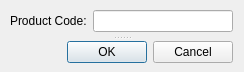
<?xml version="1.0" encoding="UTF-8"?>
<ui version="4.0">
 <class>Dialog</class>
 <widget class="QDialog" name="Dialog">
  <property name="geometry">
   <rect>
    <x>0</x>
    <y>0</y>
    <width>244</width>
    <height>72</height>
   </rect>
  </property>
  <property name="minimumSize">
   <size>
    <width>244</width>
    <height>72</height>
   </size>
  </property>
  <property name="maximumSize">
   <size>
    <width>244</width>
    <height>72</height>
   </size>
  </property>
  <property name="windowTitle">
   <string>Delete Item</string>
  </property>
  <widget class="QSplitter" name="splitter">
   <property name="geometry">
    <rect>
     <x>10</x>
     <y>10</y>
     <width>223</width>
     <height>55</height>
    </rect>
   </property>
   <property name="orientation">
    <enum>Qt::Vertical</enum>
   </property>
   <widget class="QWidget" name="">
    <layout class="QFormLayout" name="formLayout">
     <item row="0" column="0">
      <widget class="QLabel" name="label">
       <property name="text">
        <string>Product Code:</string>
       </property>
      </widget>
     </item>
     <item row="0" column="1">
      <widget class="QLineEdit" name="lineEdit"/>
     </item>
    </layout>
   </widget>
   <widget class="QDialogButtonBox" name="buttonBox">
    <property name="orientation">
     <enum>Qt::Horizontal</enum>
    </property>
    <property name="standardButtons">
     <set>QDialogButtonBox::Cancel|QDialogButtonBox::Ok</set>
    </property>
   </widget>
  </widget>
 </widget>
 <resources/>
 <connections>
  <connection>
   <sender>buttonBox</sender>
   <signal>accepted()</signal>
   <receiver>Dialog</receiver>
   <slot>accept()</slot>
   <hints>
    <hint type="sourcelabel">
     <x>248</x>
     <y>254</y>
    </hint>
    <hint type="destinationlabel">
     <x>157</x>
     <y>274</y>
    </hint>
   </hints>
  </connection>
  <connection>
   <sender>buttonBox</sender>
   <signal>rejected()</signal>
   <receiver>Dialog</receiver>
   <slot>reject()</slot>
   <hints>
    <hint type="sourcelabel">
     <x>316</x>
     <y>260</y>
    </hint>
    <hint type="destinationlabel">
     <x>286</x>
     <y>274</y>
    </hint>
   </hints>
  </connection>
 </connections>
</ui>
